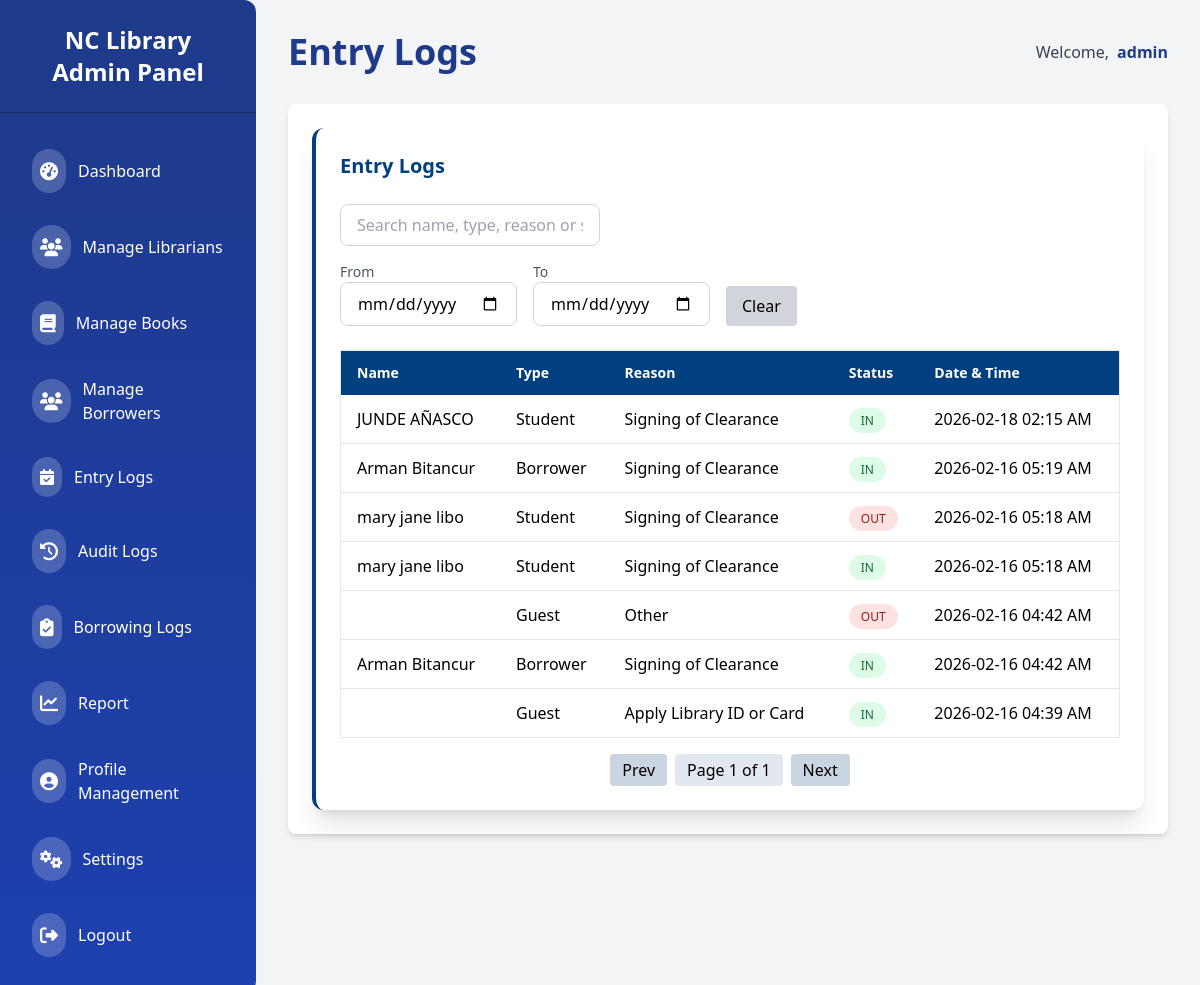
The page /admin/entry_logs (signed in) on the database as committed earlier.
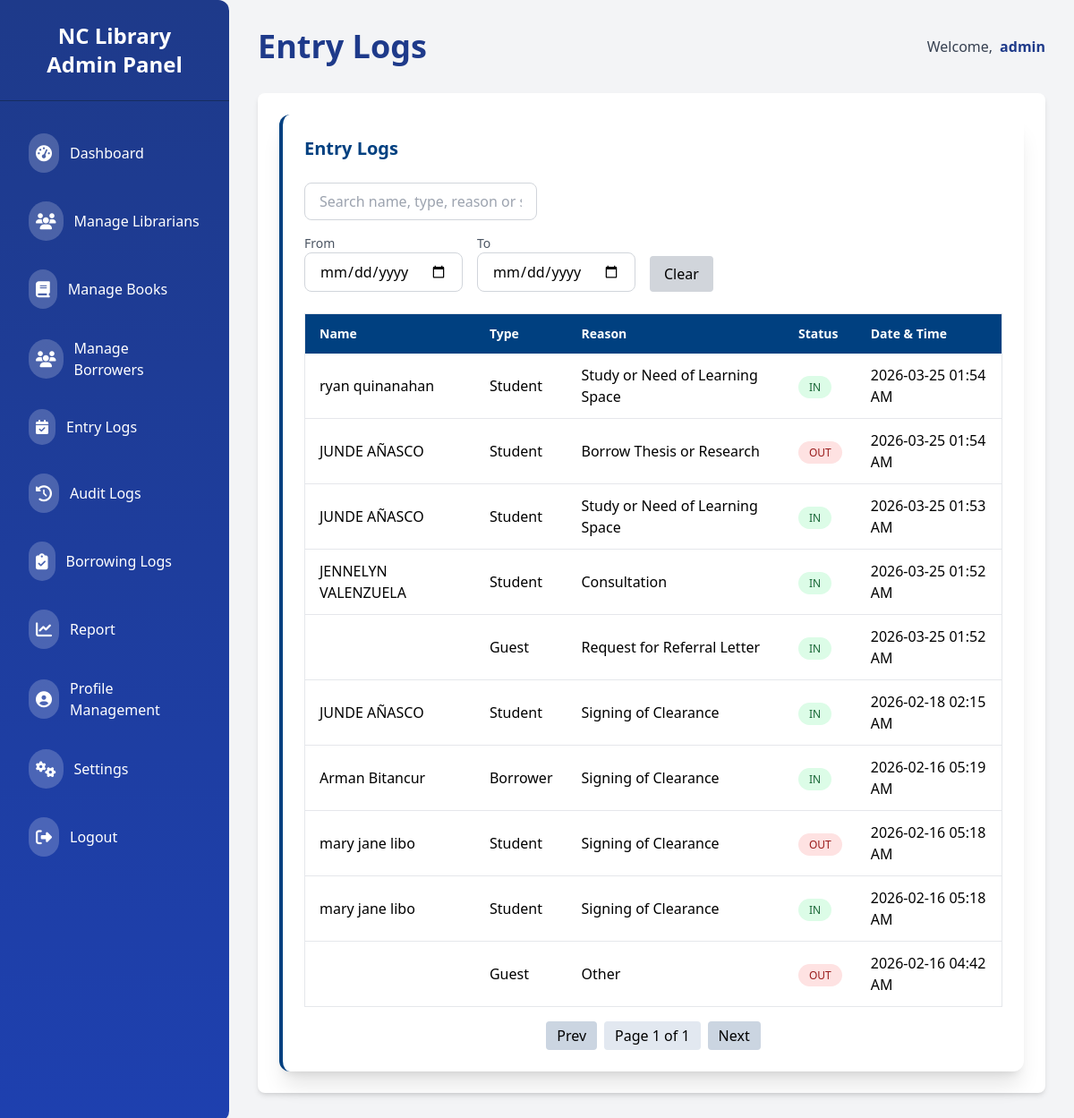
The same page on the database as committed later.
### app/models/entry_log.py (models this page shows)
class EntryLog(db.Model):
    __tablename__ = 'entry_log'
    id = db.Column(db.Integer, primary_key=True)
    timestamp = db.Column(db.DateTime, default=datetime.utcnow, nullable=False)
    student_id = db.Column(db.Integer, db.ForeignKey('student.id'), nullable=True)
    borrower_id = db.Column(db.Integer, db.ForeignKey('borrower.id'), nullable=True)
    guest_id = db.Column(db.Integer, db.ForeignKey('guest_borrower.id', name='fk_entrylog_guest_id'), nullable=True)
    reason = db.Column(db.String(250), nullable=True)
    status = db.Column(db.Enum("IN", "OUT", name="entry_status"), default="IN", nullable=False)
    student = db.relationship(
        'Student',   # string reference works even if in another file
        back_populates='attendance_logs'
    )
    borrower = db.relationship('Borrower', back_populates='attendance_logs')
    guest = db.relationship('Guest', backref='attendance_logs')

### app/models/student.py (models this page shows, shortened)
class Student(db.Model):
    __tablename__ = 'student'
    id = db.Column(db.Integer, primary_key=True)
    stdnum = db.Column(db.String(80), unique=True, nullable=False)
    lastname = db.Column(db.String(120), nullable=False)
    firstname = db.Column(db.String(120), nullable=False)
    middlename = db.Column(db.String(120), nullable=True)
    email = db.Column(db.String(120), unique=True, nullable=False)
    level = db.Column(db.String(50), nullable=False)
    designation = db.Column(db.String(100), nullable=True)
    course_id = db.Column(
        db.Integer,
        db.ForeignKey('student_course.id'),
        nullable=False
    )
    address = db.Column(db.String(200))
    phone = db.Column(db.String(20))
    status = db.Column(
        db.String(20),
        default='ACTIVE',
        nullable=False
    )
    attendance_logs = db.relationship(
        'EntryLog',
        back_populates='student',
        lazy=True
    )
    course = db.relationship(
        "StudentCourse",
        back_populates="students"
    )

### app/models/borrowers.py (models this page shows, shortened)
class Borrower(db.Model):
    __tablename__ = 'borrower'
    id = db.Column(db.Integer, primary_key=True)
    employee_number = db.Column(db.String(80), unique=True, nullable=True)
    lastname = db.Column(db.String(120), nullable=False)
    firstname = db.Column(db.String(120), nullable=False)
    middlename = db.Column(db.String(120), nullable=True)
    borrower_type = db.Column(db.String(50), nullable=False)
    department = db.Column(db.String(100), nullable=True)
    contact = db.Column(db.String(120), nullable=True)
    date_hired = db.Column(db.Date, nullable=True)
    remarks = db.Column(db.String(200), nullable=True)
    contact_number = db.Column(db.String(20), nullable=True)
    is_active = db.Column(
        db.Boolean,
        nullable=False,
        server_default=expression.true()
    )
    borrowed_books = db.relationship(
        'Borrow',
        backref=db.backref('borrower_rel', lazy=True),
        lazy=True
    )
    violations = db.relationship(
        'Violation',
        backref=db.backref('borrower_rel', lazy=True),
        lazy=True
    )
    attendance_logs = db.relationship(
        'EntryLog',
        back_populates='borrower',
        cascade='all, delete-orphan'
    )

### app/routes/admin/entry_logs.py (the view, shortened to what this page needs)
@admin_bp.route('/entry_logs')
@role_required("admin")
def view_logs():
    page = request.args.get("page", 1, type=int)
    search = request.args.get("search", "", type=str)
    status = request.args.get("status", "", type=str)
    sort = request.args.get("sort", "desc", type=str)
    query = EntryLog.query
    if status in ["IN", "OUT"]:
        query = query.filter(EntryLog.status == status)
    if sort == "asc":
        query = query.order_by(EntryLog.timestamp.asc())
    else:
        query = query.order_by(EntryLog.timestamp.desc())
    pagination = query.paginate(page=page, per_page=10)
    return render_template(
        "admin/attendance.html",
        logs=pagination.items,
        pagination=pagination,
        search=search,
        status=status,
        sort=sort
    )

### app/templates/admin/attendance.html (shortened to what this page needs)
{% extends "admin/admin_base.html" %}
{% block header %}Entry Logs{% endblock %}
{% block content %}
<div class="col-span-full bg-white shadow-xl rounded-xl p-6 border-l-4 border-[#004080]">
  <div class="flex flex-col md:flex-row md:items-center md:justify-between gap-4 mb-6">
    <h2 class="text-xl font-semibold text-[#004080]">Entry Logs</h2>
  </div>
  <div class="mb-4">
    <input
      type="text"
      id="searchInput"
      placeholder="Search name, type, reason or status..."
      class="w-full md:w-1/3 border border-gray-300 rounded-lg px-4 py-2 focus:outline-none focus:ring-2 focus:ring-[#004080]"
    />
  </div>
  <div class="mb-6 flex flex-col md:flex-row gap-4">
    <div>
      <label class="block text-sm font-medium text-gray-600">From</label>
      <input
        type="date"
        id="startDate"
        class="border border-gray-300 rounded-lg px-4 py-2 focus:outline-none focus:ring-2 focus:ring-[#004080]"
      />
    </div>
    <div>
      <label class="block text-sm font-medium text-gray-600">To</label>
      <input
        type="date"
        id="endDate"
        class="border border-gray-300 rounded-lg px-4 py-2 focus:outline-none focus:ring-2 focus:ring-[#004080]"
      />
    </div>
    <div class="flex items-end">
      <button
        id="clearDate"
        class="px-4 py-2 bg-gray-300 rounded hover:bg-gray-400"
      >
        Clear
      </button>
    </div>
  </div>
  <div class="overflow-x-auto">
    <table class="min-w-full border border-gray-200 rounded">
      <thead class="bg-[#004080] text-white">
        <tr>
          <th class="px-4 py-3 text-left text-sm font-semibold">Name</th>
          <th class="px-4 py-3 text-left text-sm font-semibold">Type</th>
          <th class="px-4 py-3 text-left text-sm font-semibold">Reason</th>
          <th class="px-4 py-3 text-left text-sm font-semibold">Status</th>
          <th class="px-4 py-3 text-left text-sm font-semibold">Date & Time</th>
        </tr>
      </thead>
      <tbody class="divide-y">
        {% for log in logs %}
        <tr class="hover:bg-gray-50">
          <td class="px-4 py-3 font-medium">
            {% if log.student %}
              {{ log.student.firstname }} {{ log.student.lastname }}
            {% elif log.borrower %}
              {{ log.borrower.firstname }} {{ log.borrower.lastname }}
            {% elif log.guest %}
              {{ log.guest.firstname }} {{ log.guest.lastname }}
            {% else %}
              -
            {% endif %}
          </td>
          <td class="px-4 py-3">
            {% if log.student %}Student
            {% elif log.borrower %}Borrower
            {% elif log.guest %}Guest
            {% else %}-{% endif %}
          </td>
          <td class="px-4 py-3">
            {{ log.reason or '-' }}
          </td>
          <td class="px-4 py-3">
            <span class="px-3 py-1 rounded-full text-xs font-medium
              {% if log.status == 'IN' %}
                bg-green-100 text-green-800
              {% else %}
                bg-red-100 text-red-800
              {% endif %}
            ">
              {{ log.status }}
            </span>
          </td>
          <td class="px-4 py-3">
            {{ log.timestamp.strftime('%Y-%m-%d %I:%M %p') }}
          </td>
        </tr>
        {% else %}
        <tr>
          <td colspan="5" class="text-center py-6 text-gray-500">
            No entry logs found.
          </td>
        </tr>
        {% endfor %}
      </tbody>
    </table>
  </div>
  <div class="mt-4 flex justify-center items-center space-x-2">
    <button id="prevPage" class="px-3 py-1 bg-[#cbd5e1] rounded hover:bg-gray-300">
      Prev
    </button>
    <span id="pageInfo" class="px-3 py-1 bg-[#e2e8f0] rounded">Page 1</span>
    <button id="nextPage" class="px-3 py-1 bg-[#cbd5e1] rounded hover:bg-gray-300">
      Next
    </button>
  </div>
</div>
{% endblock %}

### app/templates/admin/admin_base.html (shortened to what this page needs)
<!DOCTYPE html>
<html lang="en">
  <head>
    <script src="https://cdn.tailwindcss.com"></script>
    <link
      href="https://cdnjs.cloudflare.com/ajax/libs/font-awesome/6.4.0/css/all.min.css"
      rel="stylesheet"
    />
  </head>
  <body class="bg-gray-100 flex min-h-screen font-sans">
    <aside
      class="w-64 bg-gradient-to-b from-[#1E3A8A] to-[#1E40AF] text-white flex flex-col shadow-lg rounded-r-xl"
    >
      <div
        class="px-6 py-6 text-center font-extrabold text-2xl border-b border-[#162d5f]"
      >
        NC Library Admin Panel
      </div>
      <nav class="flex-1 px-4 py-6 space-y-2 overflow-y-auto">
        {% set current_route = request.endpoint %}
        <a
          href="{{ url_for('admin.dashboard') }}"
          class="flex items-center gap-3 py-3 px-4 rounded-lg transition-colors duration-300 {% if current_route == 'admin.dashboard' %}bg-[#1E40AF] shadow-md{% else %}hover:bg-[#3B5BA8]{% endif %}"
        >
          <div class="bg-white/20 p-2 rounded-full">
            <i class="fas fa-tachometer-alt text-lg"></i>
          </div>
          <span class="font-medium">Dashboard</span>
        </a>
        <a
          href="{{ url_for('admin.manage_librarians') }}"
          class="flex items-center gap-3 py-3 px-4 rounded-lg transition-colors duration-300 {% if current_route == 'admin.manage_librarians' %}bg-[#1E40AF] shadow-md{% else %}hover:bg-[#3B5BA8]{% endif %}"
        >
          <div class="bg-white/20 p-2 rounded-full">
            <i class="fas fa-users text-lg"></i>
          </div>
          <span class="font-medium">Manage Librarians</span>
        </a>
        <a
          href="{{ url_for('admin.list_books') }}"
          class="flex items-center gap-3 py-3 px-4 rounded-lg transition-colors duration-300 {% if current_route == 'admin.list_books' %}bg-[#1E40AF] shadow-md{% else %}hover:bg-[#3B5BA8]{% endif %}"
        >
          <div class="bg-white/20 p-2 rounded-full">
            <i class="fas fa-book text-lg"></i>
          </div>
          <span class="font-medium">Manage Books</span>
        </a>
        <a
          href="{{ url_for('admin.manage_borrowers') }}"
          class="flex items-center gap-3 py-3 px-4 rounded-lg transition-colors duration-300 hover:bg-[#3B5BA8]"
        >
          <div class="bg-white/20 p-2 rounded-full">
            <i class="fas fa-users text-lg"></i>
          </div>
          <span class="font-medium">Manage Borrowers</span>
        </a>
        <a
          href="{{ url_for('admin.view_logs') }}"
          class="flex items-center gap-3 py-3 px-4 rounded-lg transition-colors duration-300 hover:bg-[#3B5BA8]"
        >
          <div class="bg-white/20 p-2 rounded-full">
            <i class="fas fa-calendar-check"></i>
          </div>
          <span class="font-medium">Entry Logs</span>
        </a>
        <a
          href="{{ url_for('admin.audit_logs') }}"
          class="flex items-center gap-3 py-3 px-4 rounded-lg transition-colors duration-300 hover:bg-[#3B5BA8]"
        >
          <div class="bg-white/20 p-2 rounded-full">
            <i class="fas fa-history text-lg"></i>
          </div>
          <span class="font-medium">Audit Logs</span>
        </a>
        <a
          href="{{ url_for('admin.audit_logs') }}"
          class="flex items-center gap-3 py-3 px-4 rounded-lg transition-colors duration-300 hover:bg-[#3B5BA8]"
        >
          <div class="bg-white/20 p-2 rounded-full">
            <i class="fas fa-clipboard-check text-lg"></i>
          </div>
          <span class="font-medium">Borrowing Logs</span>
        </a>
        <a
          href="#"
          class="flex items-center gap-3 py-3 px-4 rounded-lg transition-colors duration-300 {% if current_route == 'admin.books_report' %}bg-[#1E40AF] shadow-md{% else %}hover:bg-[#3B5BA8]{% endif %}"
        >
          <div class="bg-white/20 p-2 rounded-full">
            <i class="fas fa-chart-line text-lg"></i>
          </div>
          <span class="font-medium"> Report</span>
        </a>
        <a
          href="#"
          class="flex items-center gap-3 py-3 px-4 rounded-lg transition-colors duration-300 hover:bg-[#3B5BA8]"
        >
          <div class="bg-white/20 p-2 rounded-full">
            <i class="fa-solid fa-circle-user text-lg"></i>
          </div>
          <span class="font-medium">Profile Management</span>
        </a>
        <a
          href="{{ url_for('admin.settings') }}"
          class="flex items-center gap-3 py-3 px-4 rounded-lg transition-colors duration-300 hover:bg-[#3B5BA8]"
        >
          <div class="bg-white/20 p-2 rounded-full">
            <i class="fas fa-cogs text-lg"></i>
          </div>
          <span class="font-medium">Settings</span>
        </a>
        <a
          href="{{ url_for('auth.logout') }}"
          class="flex items-center gap-3 py-3 px-4 rounded-lg transition-colors duration-300 hover:bg-[#F43F5E]"
        >
          <div class="bg-white/20 p-2 rounded-full">
            <i class="fas fa-sign-out-alt text-lg"></i>
          </div>
          <span class="font-medium">Logout</span>
        </a>
      </nav>
    </aside>
    <main class="flex-1 p-8 bg-gray-100">
      <div
        class="flex flex-col sm:flex-row justify-between items-start sm:items-center mb-8 gap-4"
      >
        <h1 class="text-4xl font-extrabold text-[#1E3A8A]">
          {% block header %}Dashboard{% endblock %}
        </h1>
        <div class="flex items-center gap-2">
          <p class="text-gray-700 font-medium">Welcome,</p>
          <span class="font-bold text-[#1E3A8A]">{{ session.username }}</span>
        </div>
      </div>
      <div class="bg-white shadow-md rounded-lg p-6">
        {% block content %}{% endblock %}
      </div>
    </main>
  </body>
</html>

Rows that differ between the two databases and show on the page:
no longer on this page (row unchanged): EntryLog: borrower.firstname "Arman", borrower.lastname "Bitancur", shows "Borrower", reason "Signing of Clearance", status "IN", timestamp "2026-02-16 04:42 AM"
no longer on this page (row unchanged): EntryLog: shows "Guest", reason "Apply Library ID or Card", status "IN", timestamp "2026-02-16 04:39 AM"
added EntryLog: student.firstname "ryan", student.lastname "quinanahan", shows "Student", reason "Study or Need of Learning Space", status "IN", timestamp "2026-03-25 01:54 AM"
added EntryLog: student.firstname "JUNDE", student.lastname "AÑASCO", shows "Student", reason "Borrow Thesis or Research", status "OUT", timestamp "2026-03-25 01:54 AM"
added EntryLog: student.firstname "JUNDE", student.lastname "AÑASCO", shows "Student", reason "Study or Need of Learning Space", status "IN", timestamp "2026-03-25 01:53 AM"
added EntryLog: student.firstname "JENNELYN", student.lastname "VALENZUELA", shows "Student", reason "Consultation", status "IN", timestamp "2026-03-25 01:52 AM"
added EntryLog: shows "Guest", reason "Request for Referral Letter", status "IN", timestamp "2026-03-25 01:52 AM"
